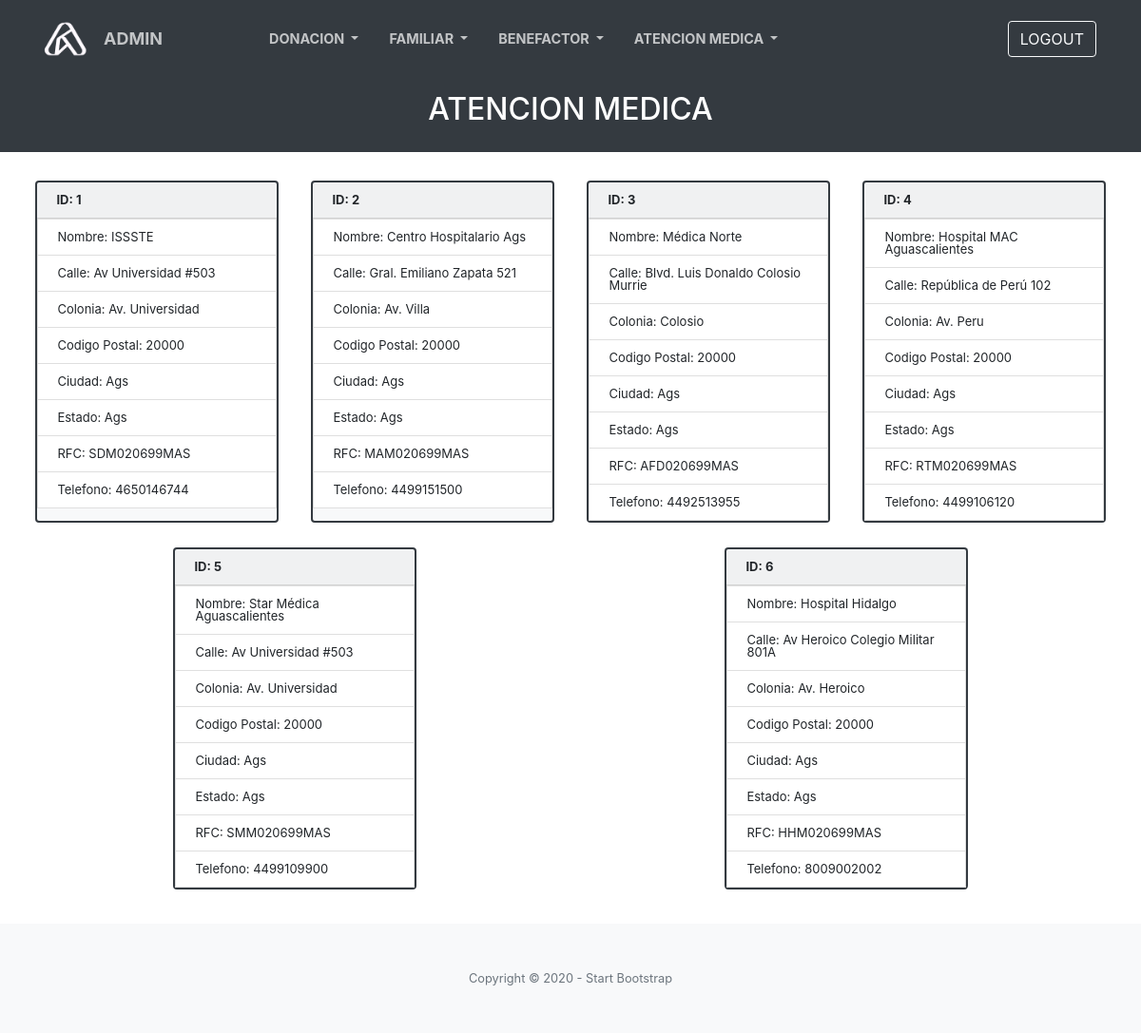
The app's page /v_amedica.php with its own data.
### tables this page shows
create table Atencion_Medica(
ID smallint not null auto_increment,
Nombre char(30) not null,
CalleNo char(35) not null,
Colonia char(20) not null,
CP numeric(5) not null,
Ciudad char(20),
Estado char(20) not null,
RFC char(13) not null unique,
Telefono numeric(10),
primary key (ID)
);

### public_html/v_amedica.php (the view, shortened to what this page needs)
<?php
include('db.php');
?>
<!DOCTYPE html>
<html lang="en">
<head>
    <link rel="stylesheet" href="css/style.css">
    <link href="css/styles.css" rel="stylesheet" />
</head>
<body>
     <nav class="navbar navbar-expand-lg navbar-light fixed-top py-3 ml-2 w-100" id="mainNav">
        <div class="container ml-1">
            <a class="navbar-brand js-scroll-trigger" href="index.php"><img src="img/logo5.png" class="logo" id="logo" alt=""></a>
            <a class="navbar-brand js-scroll-trigger mr-5" href="inicio_admin.php" style="font-size: 18px;">ADMIN</a>
            <div class="collapse navbar-collapse ml-5 text-center" id="navbarResponsive">
                <ul class="navbar-nav nav text-center mr-5">
                    <li class="nav-item dropdown show">
                        <a class="nav-link js-scroll-trigger dropdown-toggle" href="#" role="button" id="dropdownMenuLink" data-toggle="dropdown" aria-haspopup="true" aria-expanded="false">
                            DONACION
                        </a>
                    </li>
                    <li class="nav-item dropdown show">
                        <a class="nav-link js-scroll-trigger dropdown-toggle" href="#" role="button" id="dropdownMenuLink" data-toggle="dropdown" aria-haspopup="true" aria-expanded="false">
                            FAMILIAR
                        </a>
                    </li>
                    <li class="nav-item dropdown show">
                        <a class="nav-link js-scroll-trigger dropdown-toggle" href="#" role="button" id="dropdownMenuLink" data-toggle="dropdown" aria-haspopup="true" aria-expanded="false">
                            BENEFACTOR
                        </a>
                    </li>
                    <li class="nav-item dropdown show">
                        <a class="nav-link js-scroll-trigger dropdown-toggle" href="#" role="button" id="dropdownMenuLink" data-toggle="dropdown" aria-haspopup="true" aria-expanded="false">
                            ATENCION MEDICA
                        </a>
                    </li>
                </ul>
            </div>
            <a class="btn btn-outline-light" href="logout.php"><span class="glyphicon glyphicon-log-in"></span> LOGOUT</a>
        </div>
    </nav>
    <section class="bg-dark text-white h-20 " style="height:20%;">
        <div class="container text-center pt-5">
            <h2 class="mb-2 pt-5">ATENCION MEDICA</h2>
        </div>
    </section>
    <section class="characteristics" style="line-height: 1;">
        <section class="characteristics__container">
            <?php
            $result = mysqli_query($con, "SELECT * FROM `atencion_medica`");
            while ($row = mysqli_fetch_assoc($result)) {
            ?>
                <article class="characteristics__item; card bg-light mb-3 border-dark">
                    <ul class="list-group list-group-flush">
                        <form method='post' action=''>
                            <div class="card-header font-weight-bold">
                                ID: <?php echo $row['ID']; ?>
                            </div>
                            <li class="list-group-item">
                                Nombre: <?php echo $row['Nombre']; ?>
                            </li>
                            <li class="list-group-item">
                                <div>Calle: <?php echo $row['CalleNo']; ?></div>
                            </li>
                            <li class="list-group-item">
                                <div>Colonia: <?php echo $row['Colonia']; ?></div>
                            </li>
                            <li class="list-group-item">
                                <div>Codigo Postal: <?php echo $row['CP']; ?></div>
                            </li>
                            <li class="list-group-item">
                                <div>Ciudad: <?php echo $row['Ciudad']; ?></div>
                            </li>
                            <li class="list-group-item">
                                <div>Estado: <?php echo $row['Estado']; ?></div>
                            </li>
                            <li class="list-group-item">
                                <div>RFC: <?php echo $row['RFC']; ?></div>
                            </li>
                            <li class="list-group-item">
                                <div>Telefono: <?php echo $row['Telefono']; ?></div>
                            </li>
                        </form>
                    </ul>
                </article>
            <?php }
            ?>
        </section>
    </section>
    <footer class="bg-light py-5">
        <div class="container">
            <div class="small text-center text-muted">Copyright © 2020 - Start Bootstrap</div>
        </div>
    </footer>
</body>
</html>

### public_html/css/style.css (style rules this page uses)
.characteristics { padding: 20px 20px; text-align: left; font-size: 13px; line-height: 1; }
.characteristics .characteristics__container { display: flex; flex-wrap: wrap; justify-content: space-around; }
.characteristics .card { flex: 0 0 22%; margin: 10px; border: 2px solid; padding: 0; text-decoration: 1; }
.list-group-item { inline-size: 2; }
body { line-height: 1; }
#logo { width: 50px; }

### records on screen
atencion_medica: ID "1", Nombre "ISSSTE", CalleNo "Av Universidad #503", Colonia "Av. Universidad", CP "20000", Ciudad "Ags", Estado "Ags", RFC "SDM020699MAS", Telefono "4650146744"
atencion_medica: ID "2", Nombre "Centro Hospitalario Ags", CalleNo "Gral. Emiliano Zapata 521", Colonia "Av. Villa", CP "20000", Ciudad "Ags", Estado "Ags", RFC "MAM020699MAS", Telefono "4499151500"
atencion_medica: ID "3", Nombre "Médica Norte", CalleNo "Blvd. Luis Donaldo Colosio Murrie", Colonia "Colosio", CP "20000", Ciudad "Ags", Estado "Ags", RFC "AFD020699MAS", Telefono "4492513955"
atencion_medica: ID "4", Nombre "Hospital MAC Aguascalientes", CalleNo "República de Perú 102", Colonia "Av. Peru", CP "20000", Ciudad "Ags", Estado "Ags", RFC "RTM020699MAS", Telefono "4499106120"
atencion_medica: ID "5", Nombre "Star Médica Aguascalientes", CalleNo "Av Universidad #503", Colonia "Av. Universidad", CP "20000", Ciudad "Ags", Estado "Ags", RFC "SMM020699MAS", Telefono "4499109900"
atencion_medica: ID "6", Nombre "Hospital Hidalgo", CalleNo "Av Heroico Colegio Militar 801A", Colonia "Av. Heroico", CP "20000", Ciudad "Ags", Estado "Ags", RFC "HHM020699MAS", Telefono "8009002002"
